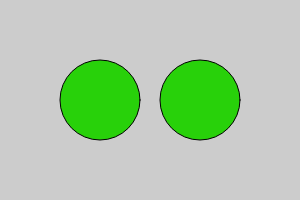
Frame 1 (no input)
Frame 60 (no input): identical to frame 1, image omitted
Frame 120 (the mouse pressed at the canvas centre since frame 60): identical to frame 1, image omitted

The p5.js sketch that drew this single still picture (run headless with seeded random() and noise() and a simulated clock; from frame 60 on, the mouse is pressed at the canvas centre):

// p5.js sketch
// ── sketch.js
// Getting Started with p5.js
// Lauren McCarthy, Casey Reas, Ben Fry

// Example 2-1: comments

function setup() {
  createCanvas(300, 200);
}

function draw() {
  background(204);
  fill(165, 57, 57);
  fill(144, 39, 39);
  fill(40, 209, 10);
  ellipse(100, 100, 80, 80); // left circle
  ellipse(200, 100, 80, 80); // right circle
}
